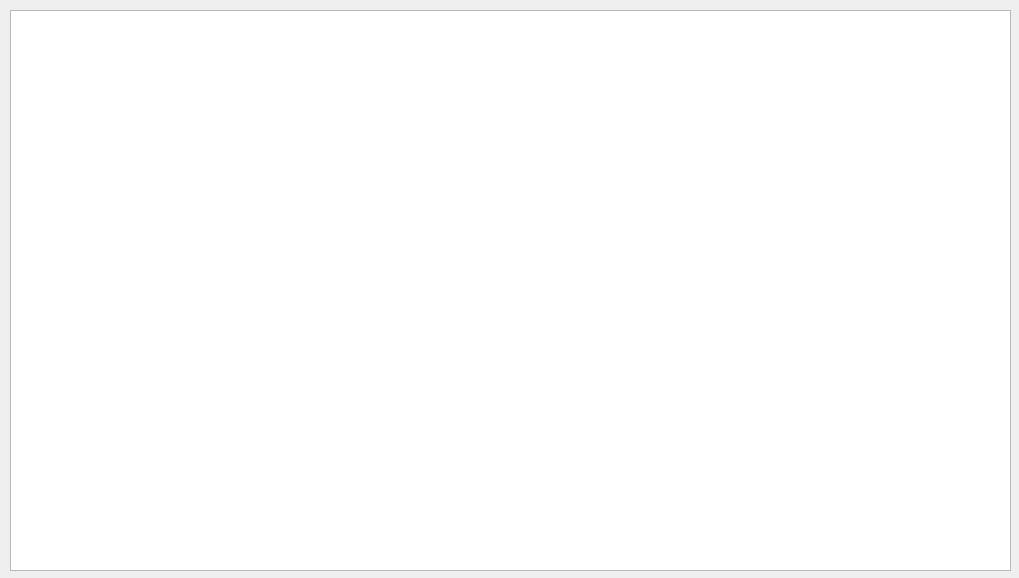
<?xml version="1.0" encoding="UTF-8"?>
<ui version="4.0">
 <class>Widget</class>
 <widget class="QWidget" name="Widget">
  <property name="geometry">
   <rect>
    <x>0</x>
    <y>0</y>
    <width>1019</width>
    <height>578</height>
   </rect>
  </property>
  <property name="windowTitle">
   <string>世界军事强国--军费增长折线图</string>
  </property>
  <widget class="QChartView" name="graphicsView">
   <property name="geometry">
    <rect>
     <x>10</x>
     <y>10</y>
     <width>1001</width>
     <height>561</height>
    </rect>
   </property>
  </widget>
 </widget>
 <customwidgets>
  <customwidget>
   <class>QChartView</class>
   <extends>QGraphicsView</extends>
   <header location="global">qchartview.h</header>
  </customwidget>
 </customwidgets>
 <resources/>
 <connections/>
</ui>
